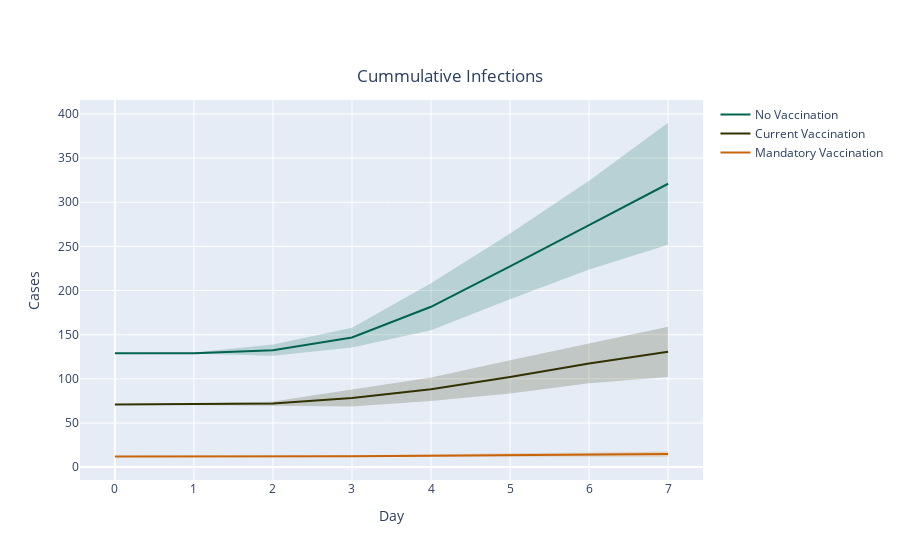

Notebook source saved alongside this figure:
### Code cell
# Figure: Cumulative Infections - Vaccination

fig = go.Figure([
    go.Scatter( # Default
        x=default_scen_cum_inf['dates'].tolist(),
        y=default_scen_cum_inf['cum_infections'].tolist(),
        line=dict(color='rgb(0,100,80)'),
        mode='lines',
        name="No Vaccination",
        showlegend=True
    ),
    go.Scatter( # Default confidence interval
        x=default_scen_cum_inf['dates'].tolist()+default_scen_cum_inf['dates'].tolist()[::-1], # x, then x reversed
        y=default_scen_cum_inf['cum_infections_high'].tolist()+default_scen_cum_inf['cum_infections_low'].tolist()[::-1], # upper, then lower reversed
        fill='toself',
        fillcolor='rgba(0,100,80,0.2)',
        line=dict(color='rgba(255,255,255,0)'),
        hoverinfo="skip",
        #name = '95% Confidence Interval',
        showlegend=False
    ),
    go.Scatter( # Current
        x=vac_reg_scen_cum_inf['dates'].tolist(),
        y=vac_reg_scen_cum_inf['cum_infections'].tolist(),
        line=dict(color='rgb(50,50,0)'),
        mode='lines',
        name="Current Vaccination",
        showlegend=True
    ),
    go.Scatter( # Current confidence interval
        x=vac_reg_scen_cum_inf['dates'].tolist()+vac_reg_scen_cum_inf['dates'].tolist()[::-1], # x, then x reversed
        y=vac_reg_scen_cum_inf['cum_infections_high'].tolist()+vac_reg_scen_cum_inf['cum_infections_low'].tolist()[::-1], # upper, then lower reversed
        fill='toself',
        fillcolor='rgba(50,50,0,0.2)',
        line=dict(color='rgba(255,255,255,0)'),
        hoverinfo="skip",
        #name = '95% Confidence Interval',
        showlegend=False
    ),
    go.Scatter( # Mandatory
        x=vac_100_scen_cum_inf['dates'].tolist(),
        y=vac_100_scen_cum_inf['cum_infections'].tolist(),
        line=dict(color='rgb(200,100,10)'),
        mode='lines',
        name="Mandatory Vaccination",
        showlegend=True
    ),
    go.Scatter( # Mandatory confidence interval
        x=vac_100_scen_cum_inf['dates'].tolist()+vac_100_scen_cum_inf['dates'].tolist()[::-1], # x, then x reversed
        y=vac_100_scen_cum_inf['cum_infections_high'].tolist()+vac_100_scen_cum_inf['cum_infections_low'].tolist()[::-1], # upper, then lower reversed
        fill='toself',
        fillcolor='rgba(200,100,10,0.2)',
        line=dict(color='rgba(255,255,255,0)'),
        hoverinfo="skip",
        #name = '95% Confidence Interval',
        showlegend=False
    )
])

fig.update_layout(
    title_text='Cummulative Infections', title_x=0.5, title_y=0.875,
    xaxis_title="Day",
    yaxis_title="Cases"
)

fig.show()

### Figure 1 — Plotly figure (JSON) as saved in the notebook; plotly's stock layout.template omitted (floating-point values rounded to 4 significant figures)
{"data": [{"line": {"color": "rgb(0,100,80)"}, "mode": "lines", "name": "No Vaccination", "showlegend": true, "type": "scatter", "x": [0, 1, 2, 3, 4, 5, 6, 7], "y": [129, 129.1, 132.5, 146.8, 181.6, 227.4, 274.2, 321]}, {"fill": "toself", "fillcolor": "rgba(0,100,80,0.2)", "hoverinfo": "skip", "line": {"color": "rgba(255,255,255,0)"}, "showlegend": false, "type": "scatter", "x": [0, 1, 2, 3, 4, 5, 6, 7, 7, 6, 5, 4, 3, 2, 1, 0], "y": [129, 129.7, 138.8, 158, 208.3, 264.6, 324.5, 390.1, 251.9, 223.9, 190.2, 154.9, 135.6, 126.2, 128.5, 129]}, {"line": {"color": "rgb(50,50,0)"}, "mode": "lines", "name": "Current Vaccination", "showlegend": true, "type": "scatter", "x": [0, 1, 2, 3, 4, 5, 6, 7], "y": [71, 71.1, 72, 78.2, 88.2, 102.2, 117.5, 130.6]}, {"fill": "toself", "fillcolor": "rgba(50,50,0,0.2)", "hoverinfo": "skip", "line": {"color": "rgba(255,255,255,0)"}, "showlegend": false, "type": "scatter", "x": [0, 1, 2, 3, 4, 5, 6, 7, 7, 6, 5, 4, 3, 2, 1, 0], "y": [71, 71.7, 74.37, 87.87, 101.6, 120.9, 139.9, 159.1, 102.1, 95.08, 83.49, 74.76, 68.53, 69.63, 70.5, 71]}, {"line": {"color": "rgb(200,100,10)"}, "mode": "lines", "name": "Mandatory Vaccination", "showlegend": true, "type": "scatter", "x": [0, 1, 2, 3, 4, 5, 6, 7], "y": [12, 12, 12, 12.4, 13, 13.4, 14.2, 14.8]}, {"fill": "toself", "fillcolor": "rgba(200,100,10,0.2)", "hoverinfo": "skip", "line": {"color": "rgba(255,255,255,0)"}, "showlegend": false, "type": "scatter", "x": [0, 1, 2, 3, 4, 5, 6, 7, 7, 6, 5, 4, 3, 2, 1, 0], "y": [12, 12, 12, 13.38, 14.79, 15.63, 16.53, 17.74, 11.86, 11.87, 11.17, 11.21, 11.42, 12, 12, 12]}], "layout": {"title": {"text": "Cummulative Infections", "x": 0.5, "y": 0.875}, "xaxis": {"title": {"text": "Day"}}, "yaxis": {"title": {"text": "Cases"}}}}
